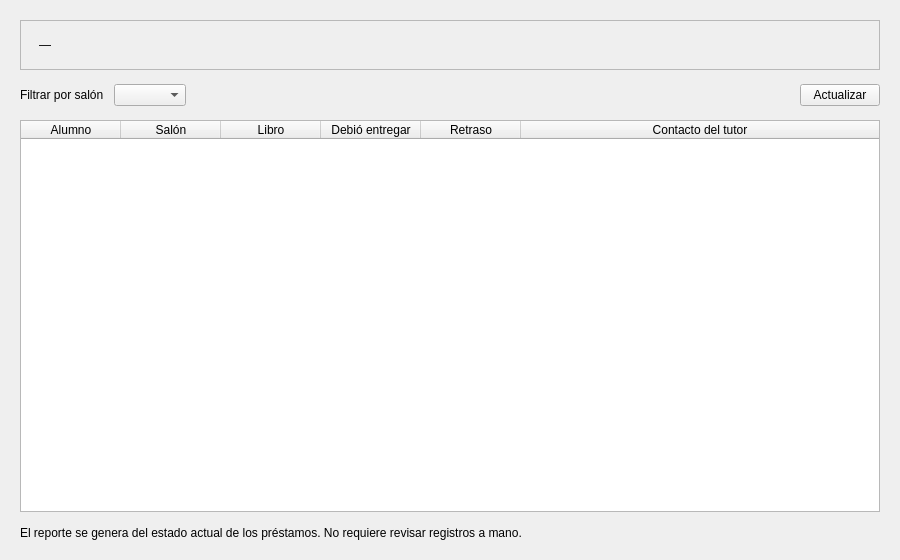
<?xml version="1.0" encoding="UTF-8"?>
<ui version="4.0">
 <class>PantallaDeudores</class>
 <widget class="QWidget" name="PantallaDeudores">
  <property name="geometry">
   <rect>
    <x>0</x>
    <y>0</y>
    <width>900</width>
    <height>560</height>
   </rect>
  </property>
  <property name="windowTitle">
   <string>Deudores</string>
  </property>
  <layout class="QVBoxLayout" name="disposicion">
   <property name="leftMargin"><number>20</number></property>
   <property name="topMargin"><number>20</number></property>
   <property name="rightMargin"><number>20</number></property>
   <property name="bottomMargin"><number>20</number></property>
   <property name="spacing"><number>14</number></property>

   <item>
    <widget class="QFrame" name="marcoTotales">
     <property name="frameShape"><enum>QFrame::StyledPanel</enum></property>
     <layout class="QHBoxLayout" name="disposicionTotales">
      <property name="leftMargin"><number>18</number></property>
      <property name="topMargin"><number>14</number></property>
      <property name="rightMargin"><number>18</number></property>
      <property name="bottomMargin"><number>14</number></property>
      <property name="spacing"><number>28</number></property>
      <item>
       <widget class="QLabel" name="etiquetaTotal">
        <property name="text"><string>—</string></property>
       </widget>
      </item>
      <item>
       <widget class="QLabel" name="etiquetaMasAtrasado">
        <property name="text"><string/></property>
       </widget>
      </item>
      <item>
       <spacer name="espacioTotales">
        <property name="orientation"><enum>Qt::Horizontal</enum></property>
        <property name="sizeHint" stdset="0">
         <size><width>40</width><height>20</height></size>
        </property>
       </spacer>
      </item>
      <item>
       <widget class="QLabel" name="etiquetaGenerado">
        <property name="text"><string/></property>
       </widget>
      </item>
     </layout>
    </widget>
   </item>

   <item>
    <layout class="QHBoxLayout" name="filaFiltro">
     <property name="spacing"><number>10</number></property>
     <item>
      <widget class="QLabel" name="etiquetaSalon">
       <property name="text"><string>Filtrar por salón</string></property>
      </widget>
     </item>
     <item>
      <widget class="QComboBox" name="campoSalon">
       <property name="minimumHeight"><number>32</number></property>
       <property name="minimumWidth"><number>160</number></property>
      </widget>
     </item>
     <item>
      <spacer name="espacioFiltro">
       <property name="orientation"><enum>Qt::Horizontal</enum></property>
       <property name="sizeHint" stdset="0">
        <size><width>40</width><height>20</height></size>
       </property>
      </spacer>
     </item>
     <item>
      <widget class="QPushButton" name="botonActualizar">
       <property name="text"><string>Actualizar</string></property>
       <property name="minimumHeight"><number>34</number></property>
      </widget>
     </item>
    </layout>
   </item>

   <item>
    <widget class="QTableWidget" name="tablaDeudores">
     <property name="alternatingRowColors"><bool>true</bool></property>
     <property name="selectionBehavior"><enum>QAbstractItemView::SelectRows</enum></property>
     <property name="editTriggers"><set>QAbstractItemView::NoEditTriggers</set></property>
     <property name="sortingEnabled"><bool>true</bool></property>
     <attribute name="verticalHeaderVisible"><bool>false</bool></attribute>
     <attribute name="horizontalHeaderStretchLastSection"><bool>true</bool></attribute>
     <column><property name="text"><string>Alumno</string></property></column>
     <column><property name="text"><string>Salón</string></property></column>
     <column><property name="text"><string>Libro</string></property></column>
     <column><property name="text"><string>Debió entregar</string></property></column>
     <column><property name="text"><string>Retraso</string></property></column>
     <column><property name="text"><string>Contacto del tutor</string></property></column>
    </widget>
   </item>

   <item>
    <widget class="QLabel" name="etiquetaNota">
     <property name="text">
      <string>El reporte se genera del estado actual de los préstamos. No requiere revisar registros a mano.</string>
     </property>
     <property name="wordWrap"><bool>true</bool></property>
    </widget>
   </item>

  </layout>
 </widget>
 <resources/>
 <connections/>
</ui>
